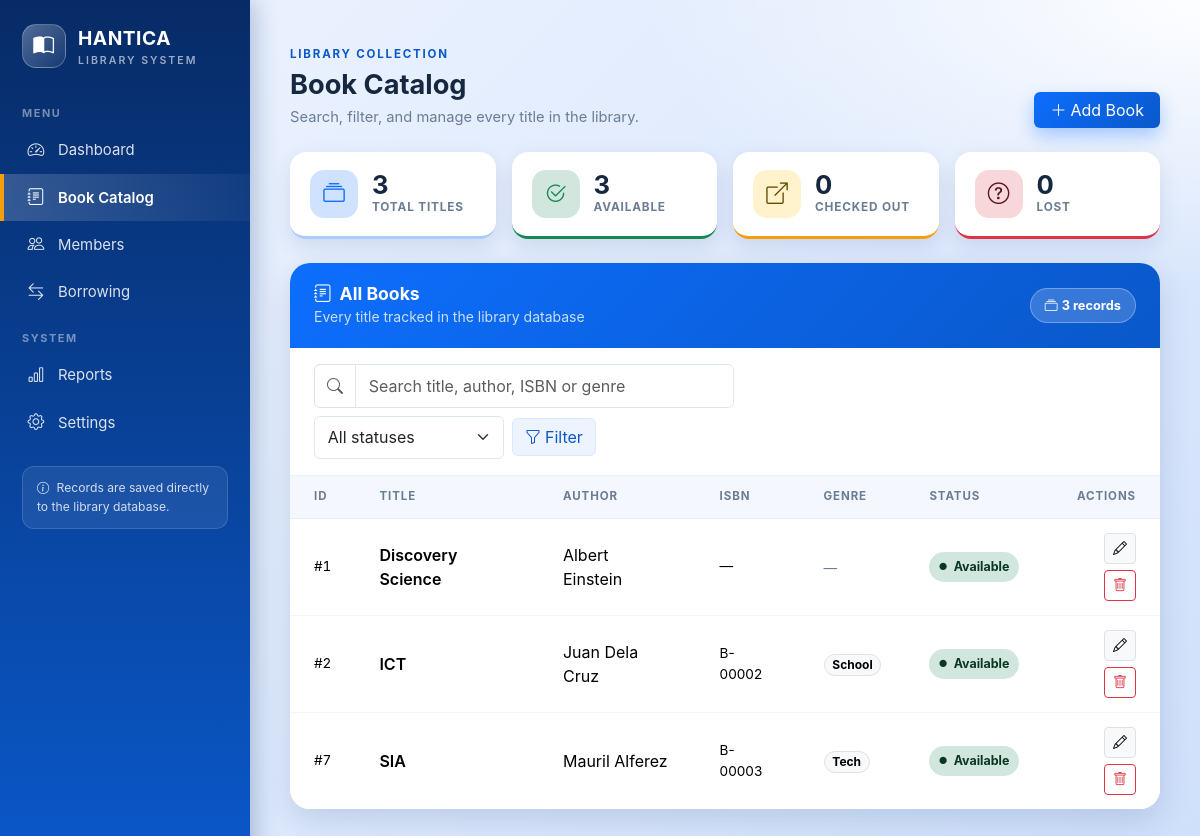
The app's page /catalog/, older data.
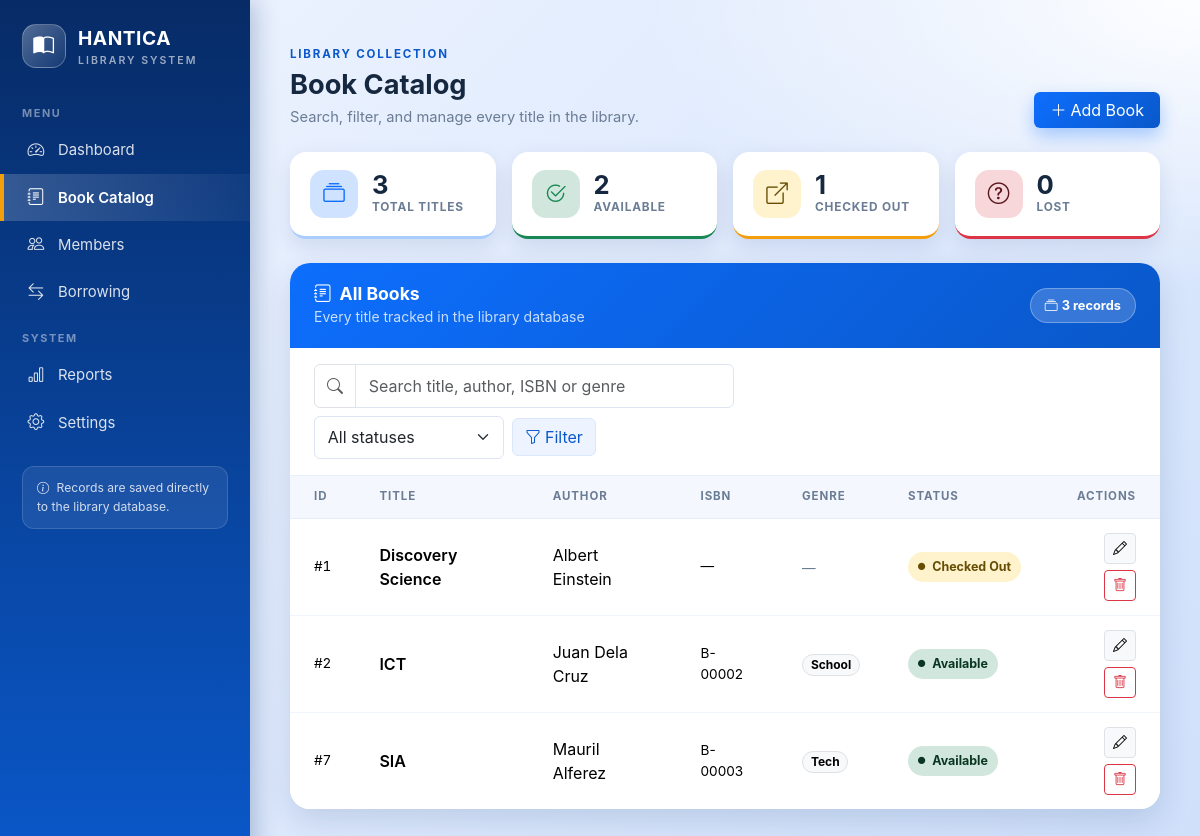
The same page, newer data.
### PaulRyje_app/models.py (models this page shows, shortened)
class Book(models.Model):
    STATUS_CHOICES = [
        ('Available', 'Available'),
        ('Checked Out', 'Checked Out'),
        ('Reserved', 'Reserved'),
        ('Lost', 'Lost'),
    ]
    title = models.CharField(max_length=200)
    author = models.CharField(max_length=200)
    isbn = models.CharField(max_length=20, blank=True, null=True)
    genre = models.CharField(max_length=100, blank=True, null=True)
    status = models.CharField(max_length=50, choices=STATUS_CHOICES, default='Available')
    STATUS_BADGE = {
        'Available': 'success',
        'Checked Out': 'warning',
        'Reserved': 'info',
        'Lost': 'danger',
    }
    class Meta:
        ordering = ['title', 'id']
    @property
    def badge_class(self):
        return self.STATUS_BADGE.get(self.status, 'secondary')

### PaulRyje_app/views.py (the view)
# urls.py: path('catalog/', views.book_catalog, name='book_catalog'),
def book_catalog(request):
    return render(request, 'catalog/book_catalog.html', _catalog_context(request))

### PaulRyje_app/forms.py
class BookForm(BootstrapFormMixin, forms.ModelForm):
    class Meta:
        model = Book
        fields = ['title', 'author', 'isbn', 'genre', 'status']
        widgets = {
            'title': forms.TextInput(attrs={'placeholder': 'e.g. Things Fall Apart'}),
            'author': forms.TextInput(attrs={'placeholder': 'e.g. Chinua Achebe'}),
            'isbn': forms.TextInput(attrs={'placeholder': 'e.g. 978-0-385-47454-2'}),
            'genre': forms.TextInput(attrs={'placeholder': 'e.g. Fiction, Science, History'}),
        }

### PaulRyje_app/templates/catalog/book_catalog.html (shortened to what the changed rows need)
{% extends 'base.html' %}
{% block content %}
{% url 'book_create' as add_book_url %}
{% include 'partials/page_header.html' with eyebrow="Library collection" title="Book Catalog" subtitle="Search, filter, and manage every title in the library." action_label="Add Book" action_icon="bi-plus-lg" action_url=add_book_url action_modal_target="#bookAddModal" %}
<div class="row g-3 mb-4">
    <div class="col-6 col-lg-3">
        <div class="stat-card is-available">
            <div>
                <div class="stat-value">{{ stats.available }}</div>
                <div class="stat-label">Available</div>
            </div>
        </div>
    </div>
    <div class="col-6 col-lg-3">
        <div class="stat-card is-out">
            <div>
                <div class="stat-value">{{ stats.checked_out }}</div>
                <div class="stat-label">Checked Out</div>
            </div>
        </div>
    </div>
</div>
<section class="panel">
    <div class="panel-header">
        <div>
            <h2><i class="bi bi-journal-text me-2"></i>All Books</h2>
        </div>
    </div>
    <div class="table-responsive">
        <table class="table table-hover align-middle">
            <thead>
                <tr>
                    <th scope="col">ID</th>
                    <th scope="col">Title</th>
                    <th scope="col">Author</th>
                    <th scope="col">ISBN</th>
                    <th scope="col">Genre</th>
                    <th scope="col">Status</th>
                    <th scope="col" class="text-end">Actions</th>
                </tr>
            </thead>
            <tbody>
                {% for book in books %}
                <tr>
                    <td class="book-id">#{{ book.id }}</td>
                    <td><span class="book-title">{{ book.title }}</span></td>
                    <td>{{ book.author }}</td>
                    <td class="book-meta">{{ book.isbn|default:"&mdash;" }}</td>
                    <td>
                        {% if book.genre %}
                            <span class="badge rounded-pill text-bg-light border">{{ book.genre }}</span>
                        {% else %}
                            <span class="book-meta">&mdash;</span>
                        {% endif %}
                    </td>
                    <td>
                        <span class="badge-status bg-{{ book.badge_class }}-subtle text-{{ book.badge_class }}-emphasis">
                            <i class="bi bi-circle-fill"></i>{{ book.status }}
                        </span>
                    </td>
                    <td class="text-end">
                        <div class="table-actions justify-content-end">
                            <a href="{% url 'book_update' book.pk %}" class="btn btn-sm btn-light border"
                               title="Edit {{ book.title }}"
                               data-bs-toggle="modal" data-bs-target="#bookEditModal"
                               data-action="{% url 'book_update' book.pk %}"
                               data-title="{{ book.title }}"
                               data-author="{{ book.author }}"
                               data-isbn="{{ book.isbn|default:'' }}"
                               data-genre="{{ book.genre|default:'' }}"
                               data-status="{{ book.status }}">
                                <i class="bi bi-pencil"></i>
                            </a>
                            <a href="{% url 'book_delete' book.pk %}" class="btn btn-sm btn-outline-danger"
                               title="Delete {{ book.title }}"
                               data-bs-toggle="modal" data-bs-target="#bookDeleteModal"
                               data-action="{% url 'book_delete' book.pk %}"
                               data-title="{{ book.title }}">
                                <i class="bi bi-trash"></i>
                            </a>
                        </div>
                    </td>
                </tr>
                {% endfor %}
            </tbody>
        </table>
    </div>
</section>
{% endblock %}

Row changes from the older to the newer data that the page shows:
changed Book "Discovery Science": status "Available" → "Checked Out"
Text that changed along with them:
{{ stats.available }}: "3" → "2"
{{ stats.checked_out }}: "0" → "1"
